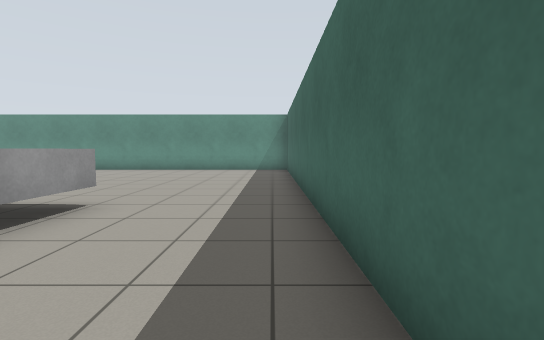
[1] (above)

21 first-person views from a walk through a Gazebo world. The camera is 0.94 m above the floor, tilts 4° down and sees 85° across. The floor is counted in squares, 1 m on a side. Each view is taken from the middle of a square. On the plan, view 1 faces up. The plan holds only what a view shows up to about 11 squares ahead; the rest is blank.

[2]
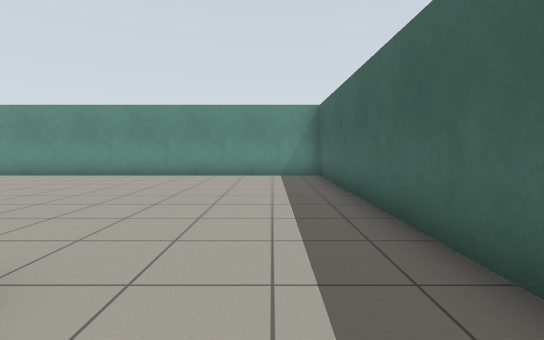

[3]
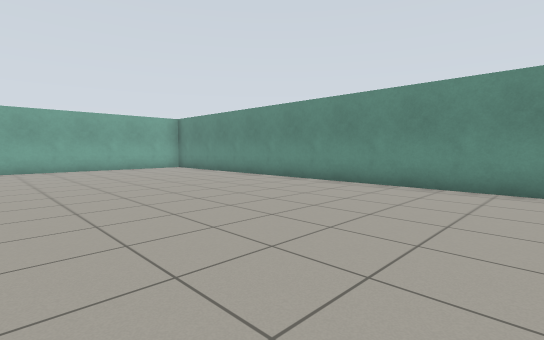

[4]
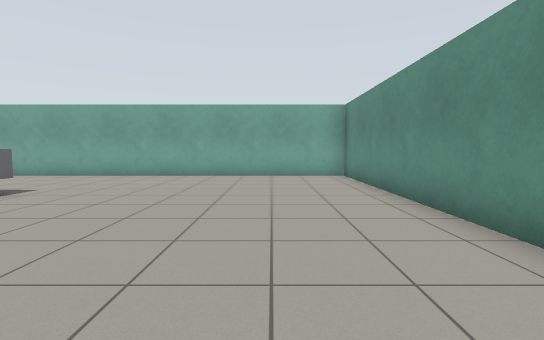

[5]
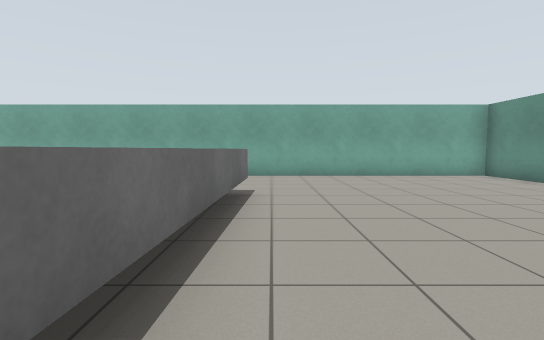

[6]
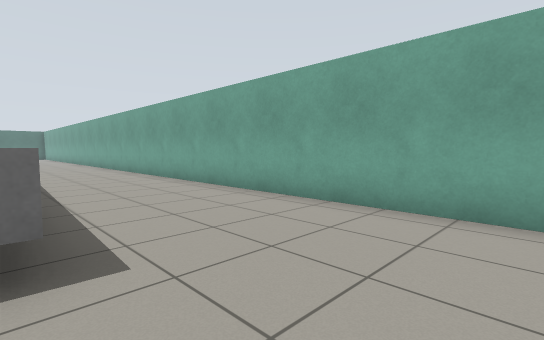

[7]
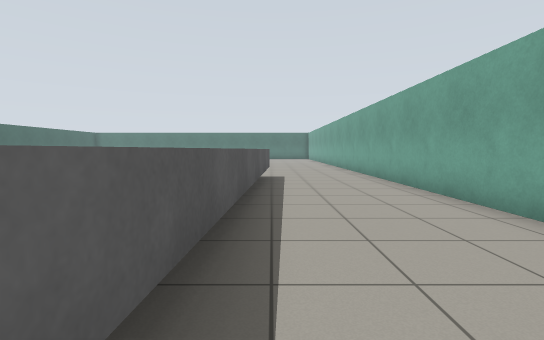

[8]
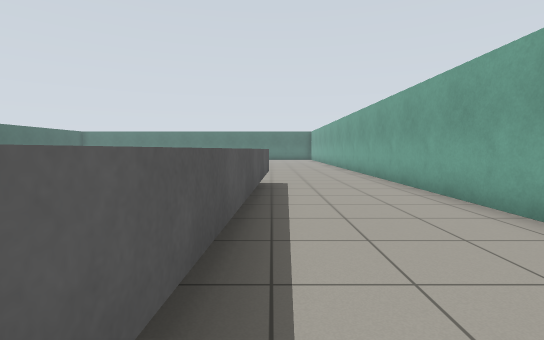

[9]
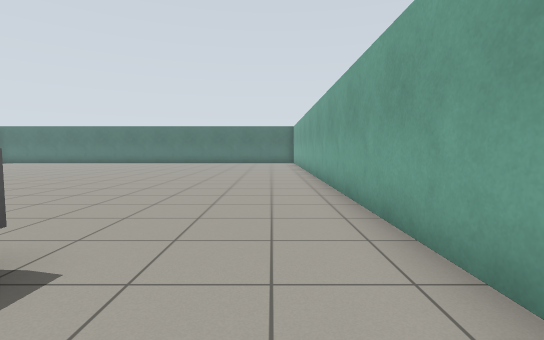

[10]
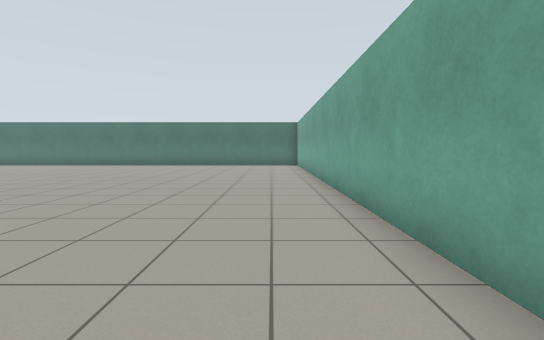

[11]
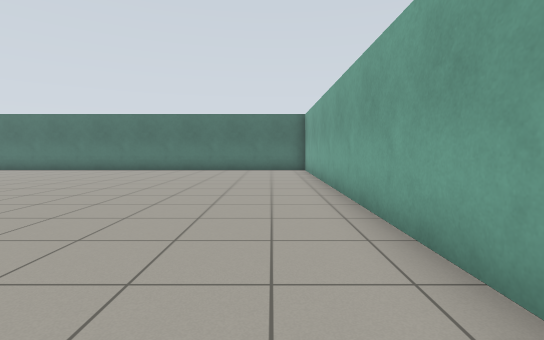

[12]
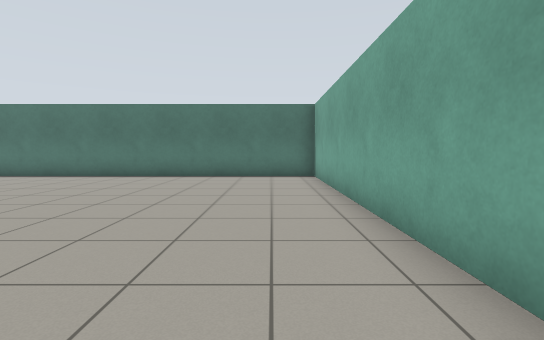

[13]
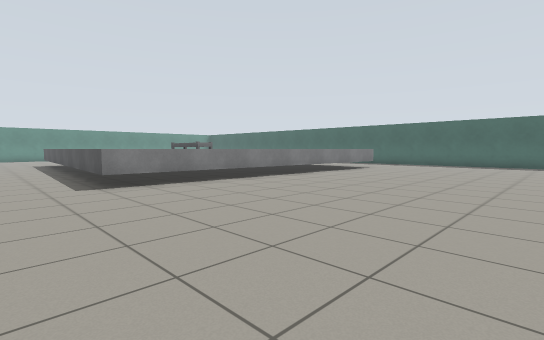

[14]
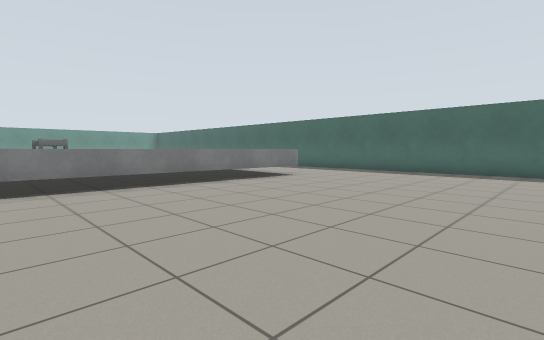

[15]
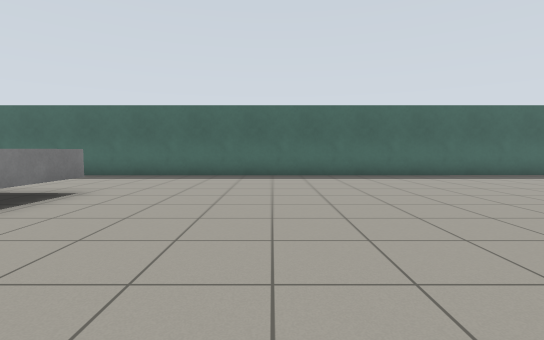

[16]
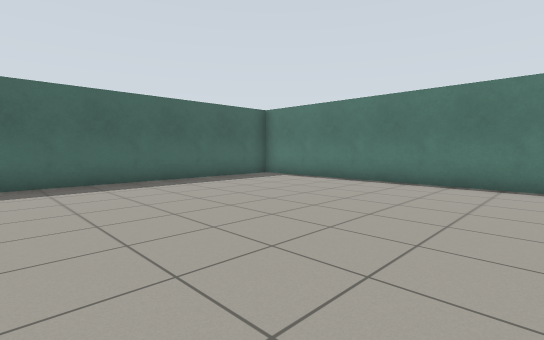

[17]
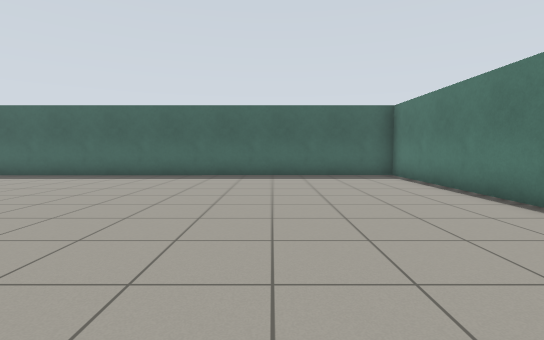

[18]
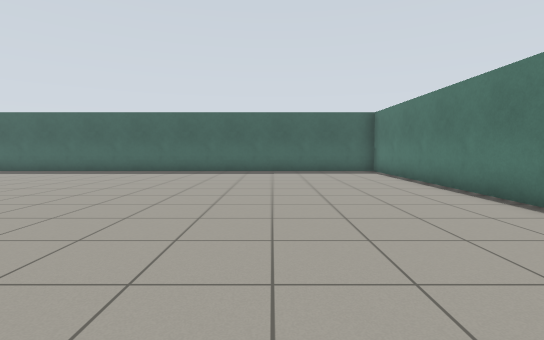

[19]
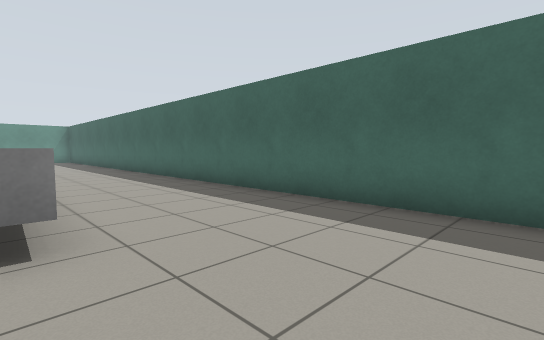

[20]
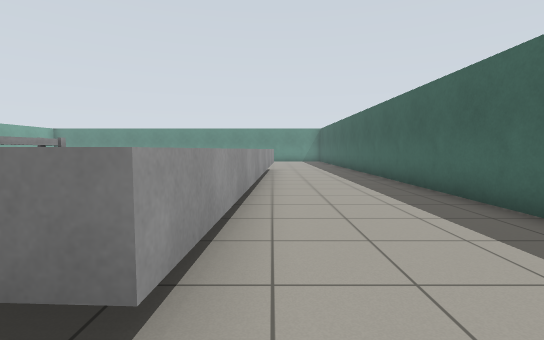

[21]
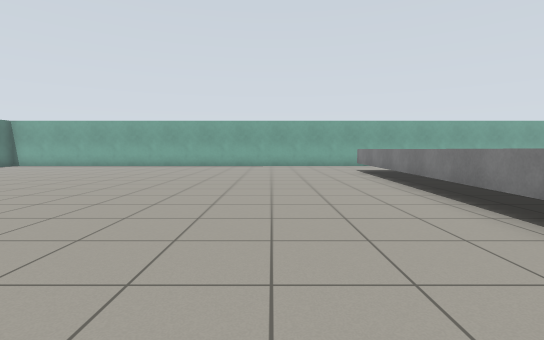

### Floor plan
Points are (right, up) in squares from view 1. A wall is a line through its corners. A room is listed if a view was taken in it or the views show most of it. See-through windows are left out.
Room 1 (views 1, 2, 3, 4, 5, 6, 7, 8, 9, 10)
walls: (0.7, -3.4) (0.7, 13.6) (-19.5, 13.6) (-19.5, -8.4)
low walls: (-15.4, 5.5) (-9.8, 5.2); (-2.9, 4.9) (-3.2, -2.5); (-15.9, -7.3) (-15.4, 2.5)
ways out: opening at (-18, -7.7) to room 2; opening at (-1, -2.3) to room 2
Room 2 (views 11, 12, 13, 14, 15, 16, 17, 18, 19, 20, 21)
walls: (-19.5, -8.4) (-19.5, -25.4) (0.7, -25.4) (0.7, -3.4)
low walls: (-3.2, -2.5) (-3.5, -7.9) (-15.9, -7.3)
ways out: opening at (-18, -7.7) to room 1; opening at (-1, -2.3) to room 1

Positions as (right, up) in squares from view 1, and headings:
1: (0, 0), facing up
2: (-1, 3), facing up
3: (-5, 6), facing up-left
4: (-9, 11), facing left
5: (-9, 6), facing left
6: (-15, 8), facing down-left
7: (-16, 3), facing down
8: (-16, 1), facing down
9: (-18, -5), facing down
10: (-18, -8), facing down
11: (-18, -12), facing down
12: (-18, -15), facing down
13: (-18, -15), facing up-right
14: (-12, -15), facing up-right
15: (-10, -12), facing right
16: (-8, -17), facing down-right
17: (-10, -21), facing right
18: (-12, -21), facing right
19: (-4, -11), facing up-right
20: (-3, -9), facing up
21: (-3, -11), facing left
